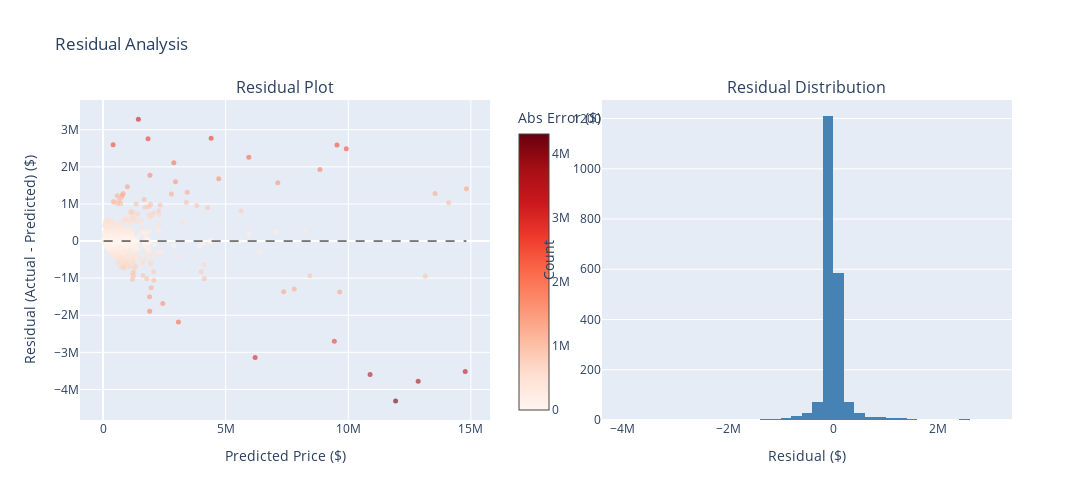

This figure's notebook cell:
### Markdown cell above
### Residual Analysis

Residuals are the differences between actual and predicted values (error = actual - predicted). A good model should have:
- **Residuals centered around zero** (no systematic over/under-prediction)
- **Constant variance across price ranges** (homoscedasticity)
- **No patterns in the residual plot** (random scatter indicates good fit)

Let's visualize the residuals to check these assumptions.

### Code cell
# Calculate residuals
residuals = y_test - y_pred

# Create subplots for comprehensive residual analysis
from plotly.subplots import make_subplots

fig = make_subplots(
    rows=1, cols=2,
    subplot_titles=('Residual Plot', 'Residual Distribution'),
    horizontal_spacing=0.12
)

# Residual scatter plot
fig.add_trace(
    go.Scatter(
        x=y_pred,
        y=residuals,
        mode='markers',
        marker=dict(
            size=5,
            color=np.abs(residuals),
            colorscale='Reds',
            showscale=True,
            colorbar=dict(title="Abs Error ($)", x=0.46),
            opacity=0.6
        ),
        name='Residuals'
    ),
    row=1, col=1
)

# Add zero line
fig.add_trace(
    go.Scatter(
        x=[y_pred.min(), y_pred.max()],
        y=[0, 0],
        mode='lines',
        line=dict(color='black', dash='dash', width=1),
        showlegend=False
    ),
    row=1, col=1
)

# Histogram of residuals
fig.add_trace(
    go.Histogram(
        x=residuals,
        nbinsx=50,
        marker_color='steelblue',
        name='Distribution',
        showlegend=False
    ),
    row=1, col=2
)

fig.update_xaxes(title_text="Predicted Price ($)", row=1, col=1)
fig.update_yaxes(title_text="Residual (Actual - Predicted) ($)", row=1, col=1)
fig.update_xaxes(title_text="Residual ($)", row=1, col=2)
fig.update_yaxes(title_text="Count", row=1, col=2)

fig.update_layout(
    title='Residual Analysis',
    width=1200,
    height=500,
    showlegend=False
)

fig.show()

print(f"Residual Statistics:")
print(f"  Mean: ${residuals.mean():,.0f} (should be close to 0)")
print(f"  Std Dev: ${residuals.std():,.0f}")
print(f"  Median: ${residuals.median():,.0f}")

### Figure 1 — Plotly figure (JSON) as saved in the notebook; plotly's stock layout.template omitted (floating-point values rounded to 4 significant figures; data arrays with more than 128 entries replaced by an {"elided": "..."} marker saying what was removed)
{"data": [{"marker": {"color": {"elided": "2081 float values"}, "colorbar": {"title": {"text": "Abs Error ($)"}, "x": 0.46}, "colorscale": [[0, "rgb(255,245,240)"], [0.125, "rgb(254,224,210)"], [0.25, "rgb(252,187,161)"], [0.375, "rgb(252,146,114)"], [0.5, "rgb(251,106,74)"], [0.625, "rgb(239,59,44)"], [0.75, "rgb(203,24,29)"], [0.875, "rgb(165,15,21)"], [1, "rgb(103,0,13)"]], "opacity": 0.6, "showscale": true, "size": 5}, "mode": "markers", "name": "Residuals", "type": "scatter", "x": {"elided": "2081 float values"}, "xaxis": "x", "y": {"elided": "2081 float values"}, "yaxis": "y"}, {"line": {"color": "black", "dash": "dash", "width": 1}, "mode": "lines", "showlegend": false, "type": "scatter", "x": [24460.0, 14820000.0], "xaxis": "x", "y": [0, 0], "yaxis": "y"}, {"marker": {"color": "steelblue"}, "name": "Distribution", "nbinsx": 50, "showlegend": false, "type": "histogram", "x": {"elided": "2081 float values"}, "xaxis": "x2", "yaxis": "y2"}], "layout": {"annotations": [{"font": {"size": 16}, "showarrow": false, "text": "Residual Plot", "x": 0.22, "xanchor": "center", "xref": "paper", "y": 1, "yanchor": "bottom", "yref": "paper"}, {"font": {"size": 16}, "showarrow": false, "text": "Residual Distribution", "x": 0.78, "xanchor": "center", "xref": "paper", "y": 1, "yanchor": "bottom", "yref": "paper"}], "height": 500, "showlegend": false, "title": {"text": "Residual Analysis"}, "width": 1200, "xaxis": {"anchor": "y", "domain": [0, 0.44], "title": {"text": "Predicted Price ($)"}}, "xaxis2": {"anchor": "y2", "domain": [0.56, 1], "title": {"text": "Residual ($)"}}, "yaxis": {"anchor": "x", "domain": [0, 1], "title": {"text": "Residual (Actual - Predicted) ($)"}}, "yaxis2": {"anchor": "x2", "domain": [0, 1], "title": {"text": "Count"}}}}
